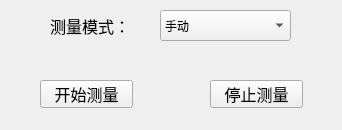
<?xml version="1.0" encoding="UTF-8"?>
<ui version="4.0">
 <class>FormNIBP</class>
 <widget class="QWidget" name="FormNIBP">
  <property name="geometry">
   <rect>
    <x>0</x>
    <y>0</y>
    <width>342</width>
    <height>130</height>
   </rect>
  </property>
  <property name="windowTitle">
   <string>血压参数设置</string>
  </property>
  <widget class="QLabel" name="label">
   <property name="geometry">
    <rect>
     <x>50</x>
     <y>10</y>
     <width>101</width>
     <height>31</height>
    </rect>
   </property>
   <property name="font">
    <font>
     <family>Arial</family>
     <pointsize>12</pointsize>
    </font>
   </property>
   <property name="text">
    <string>测量模式：</string>
   </property>
  </widget>
  <widget class="QComboBox" name="nibpModeComboBox">
   <property name="geometry">
    <rect>
     <x>160</x>
     <y>10</y>
     <width>131</width>
     <height>31</height>
    </rect>
   </property>
   <item>
    <property name="text">
     <string>手动</string>
    </property>
   </item>
  </widget>
  <widget class="QPushButton" name="startMeasButton">
   <property name="geometry">
    <rect>
     <x>40</x>
     <y>80</y>
     <width>93</width>
     <height>28</height>
    </rect>
   </property>
   <property name="font">
    <font>
     <family>Arial</family>
     <pointsize>12</pointsize>
    </font>
   </property>
   <property name="text">
    <string>开始测量</string>
   </property>
  </widget>
  <widget class="QPushButton" name="stopMeasButton">
   <property name="geometry">
    <rect>
     <x>210</x>
     <y>80</y>
     <width>93</width>
     <height>28</height>
    </rect>
   </property>
   <property name="font">
    <font>
     <family>Arial</family>
     <pointsize>12</pointsize>
    </font>
   </property>
   <property name="text">
    <string>停止测量</string>
   </property>
  </widget>
 </widget>
 <resources/>
 <connections/>
</ui>
